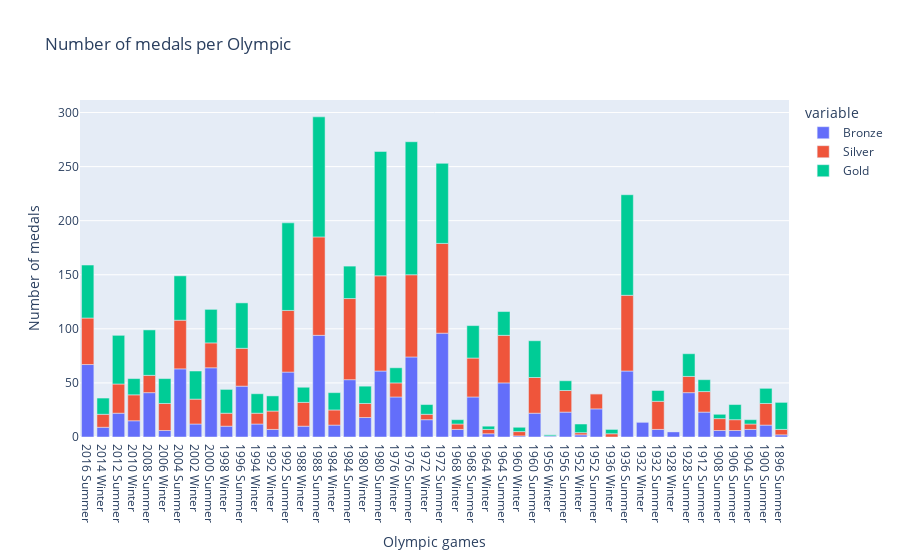

Source (notebook cell):
### Code cell
fig = px.bar(medals,x=medals.index,
    y=["Bronze", "Silver", "Gold"],
    labels={"Games": "Olympic games", "value": "Number of medals"}, title= "Number of medals per Olympic")
fig.show()

### Figure 1 — Plotly figure (JSON) as saved in the notebook; plotly's stock layout.template omitted (floating-point values rounded to 4 significant figures)
{"data": [{"alignmentgroup": "True", "hovertemplate": "variable=Bronze<br>Olympic games=%{x}<br>Number of medals=%{y}<extra></extra>", "legendgroup": "Bronze", "marker": {"color": "#636efa", "pattern": {"shape": ""}}, "name": "Bronze", "offsetgroup": "Bronze", "orientation": "v", "showlegend": true, "textposition": "auto", "type": "bar", "x": ["2016 Summer", "2014 Winter", "2012 Summer", "2010 Winter", "2008 Summer", "2006 Winter", "2004 Summer", "2002 Winter", "2000 Summer", "1998 Winter", "1996 Summer", "1994 Winter", "1992 Winter", "1992 Summer", "1988 Winter", "1988 Summer", "1984 Winter", "1984 Summer", "1980 Winter", "1980 Summer", "1976 Winter", "1976 Summer", "1972 Winter", "1972 Summer", "1968 Winter", "1968 Summer", "1964 Winter", "1964 Summer", "1960 Winter", "1960 Summer", "1956 Winter", "1956 Summer", "1952 Winter", "1952 Summer", "1936 Winter", "1936 Summer", "1932 Winter", "1932 Summer", "1928 Winter", "1928 Summer", "1912 Summer", "1908 Summer", "1906 Summer", "1904 Summer", "1900 Summer", "1896 Summer"], "xaxis": "x", "y": [67, 9, 22, 15, 41, 6, 63, 12, 64, 10, 47, 12, 7, 60, 10, 94, 11, 53, 18, 61, 37, 74, 16, 96, 7, 37, 3, 50, 1, 22, 1, 23, 2, 26, 0, 61, 14, 7, 5, 41, 23, 6, 6, 7, 11, 2], "yaxis": "y"}, {"alignmentgroup": "True", "hovertemplate": "variable=Silver<br>Olympic games=%{x}<br>Number of medals=%{y}<extra></extra>", "legendgroup": "Silver", "marker": {"color": "#EF553B", "pattern": {"shape": ""}}, "name": "Silver", "offsetgroup": "Silver", "orientation": "v", "showlegend": true, "textposition": "auto", "type": "bar", "x": ["2016 Summer", "2014 Winter", "2012 Summer", "2010 Winter", "2008 Summer", "2006 Winter", "2004 Summer", "2002 Winter", "2000 Summer", "1998 Winter", "1996 Summer", "1994 Winter", "1992 Winter", "1992 Summer", "1988 Winter", "1988 Summer", "1984 Winter", "1984 Summer", "1980 Winter", "1980 Summer", "1976 Winter", "1976 Summer", "1972 Winter", "1972 Summer", "1968 Winter", "1968 Summer", "1964 Winter", "1964 Summer", "1960 Winter", "1960 Summer", "1956 Winter", "1956 Summer", "1952 Winter", "1952 Summer", "1936 Winter", "1936 Summer", "1932 Winter", "1932 Summer", "1928 Winter", "1928 Summer", "1912 Summer", "1908 Summer", "1906 Summer", "1904 Summer", "1900 Summer", "1896 Summer"], "xaxis": "x", "y": [43, 12, 27, 24, 16, 25, 45, 23, 23, 12, 35, 10, 17, 57, 22, 91, 14, 75, 13, 88, 13, 76, 5, 83, 5, 36, 4, 44, 4, 33, 0, 20, 2, 14, 3, 70, 0, 26, 0, 15, 19, 11, 10, 5, 20, 5], "yaxis": "y"}, {"alignmentgroup": "True", "hovertemplate": "variable=Gold<br>Olympic games=%{x}<br>Number of medals=%{y}<extra></extra>", "legendgroup": "Gold", "marker": {"color": "#00cc96", "pattern": {"shape": ""}}, "name": "Gold", "offsetgroup": "Gold", "orientation": "v", "showlegend": true, "textposition": "auto", "type": "bar", "x": ["2016 Summer", "2014 Winter", "2012 Summer", "2010 Winter", "2008 Summer", "2006 Winter", "2004 Summer", "2002 Winter", "2000 Summer", "1998 Winter", "1996 Summer", "1994 Winter", "1992 Winter", "1992 Summer", "1988 Winter", "1988 Summer", "1984 Winter", "1984 Summer", "1980 Winter", "1980 Summer", "1976 Winter", "1976 Summer", "1972 Winter", "1972 Summer", "1968 Winter", "1968 Summer", "1964 Winter", "1964 Summer", "1960 Winter", "1960 Summer", "1956 Winter", "1956 Summer", "1952 Winter", "1952 Summer", "1936 Winter", "1936 Summer", "1932 Winter", "1932 Summer", "1928 Winter", "1928 Summer", "1912 Summer", "1908 Summer", "1906 Summer", "1904 Summer", "1900 Summer", "1896 Summer"], "xaxis": "x", "y": [49, 15, 45, 15, 42, 23, 41, 26, 31, 22, 42, 18, 14, 81, 14, 111, 16, 30, 16, 115, 14, 123, 9, 74, 4, 30, 3, 22, 4, 34, 1, 9, 8, 0, 4, 93, 0, 10, 0, 21, 11, 4, 14, 4, 14, 25], "yaxis": "y"}], "layout": {"barmode": "relative", "legend": {"title": {"text": "variable"}, "tracegroupgap": 0}, "title": {"text": "Number of medals per Olympic"}, "xaxis": {"anchor": "y", "domain": [0, 1], "title": {"text": "Olympic games"}}, "yaxis": {"anchor": "x", "domain": [0, 1], "title": {"text": "Number of medals"}}}}
